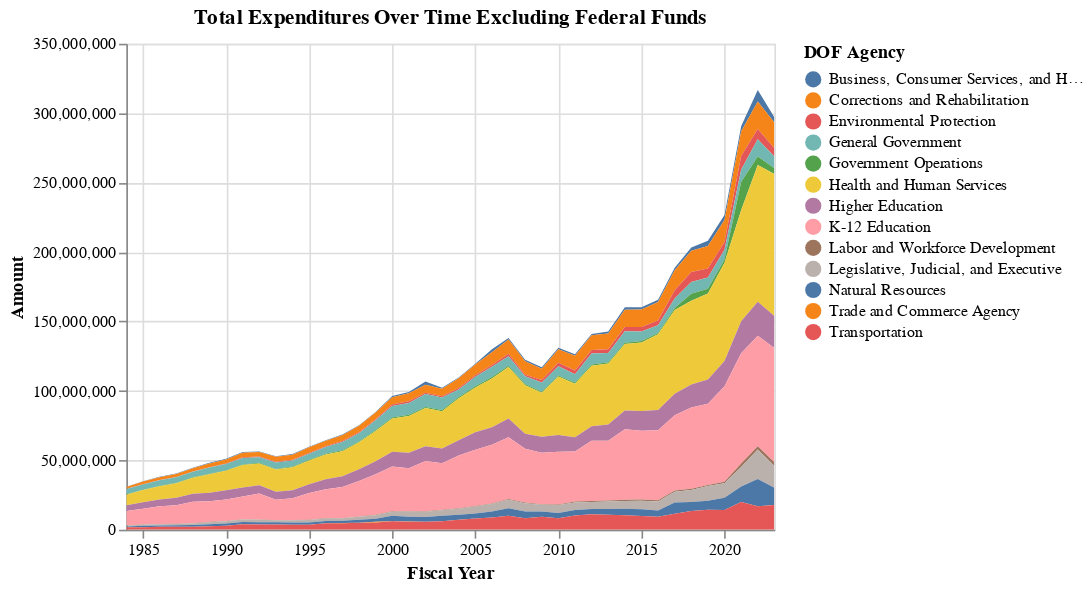

Source (notebook cell):
### Code cell
# Group by 'Fiscal Year' and 'Department' and calculate the total 'Amount'
agency_grouped = df_non_federal.groupby(['Fiscal Year', 'DOF Agency'])['Amount'].sum().reset_index()

agencydata = alt.Data(values=agency_grouped.to_dict(orient='records'))

# Create a stacked area chart
chart = alt.Chart(agencydata).mark_area().encode(
    x='Fiscal Year:T',
    y=alt.Y('Amount:Q', stack='zero'),  # Use 'stack="zero"' for non-normalized
    color=alt.Color('DOF Agency:N'),
    tooltip=['Fiscal Year:T', 'DOF Agency:N', 'Amount:Q']
).properties(
    title='Total Expenditures Over Time Excluding Federal Funds'
)

chart.interactive()

### Figure 1 — Vega-Lite specification as saved in the notebook (floating-point values rounded to 4 significant figures; data arrays with more than 128 entries replaced by an {"elided": "..."} marker saying what was removed)
{"config": {"view": {"continuousWidth": 400, "continuousHeight": 300}}, "data": {"values": {"elided": "493 records"}}, "mark": "area", "encoding": {"color": {"field": "DOF Agency", "type": "nominal"}, "tooltip": [{"field": "Fiscal Year", "type": "temporal"}, {"field": "DOF Agency", "type": "nominal"}, {"field": "Amount", "type": "quantitative"}], "x": {"field": "Fiscal Year", "type": "temporal"}, "y": {"field": "Amount", "stack": "zero", "type": "quantitative"}}, "selection": {"selector003": {"type": "interval", "bind": "scales", "encodings": ["x", "y"]}}, "title": "Total Expenditures Over Time Excluding Federal Funds", "$schema": "https://vega.github.io/schema/vega-lite/v4.17.0.json"}
